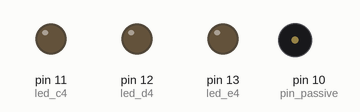
Bench run of a sketch on a simulated Arduino Uno, built with avr-gcc and run on an emulated ATmega328P. On the bench: output pins drawn as LEDs (lit = HIGH), buzzer (waves = sounding).

Above: at 0.41 s.
At 1.27 s:
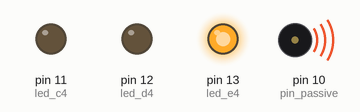
At 3.0 s:
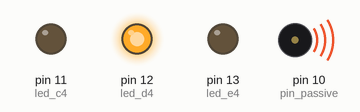
At 4.72 s:
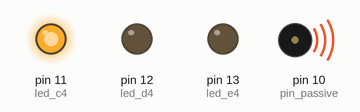
Timing chart, 0 to 5.3 s (numbered marks = the images above):
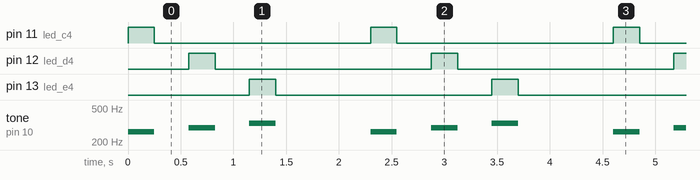

The sketch:

passive_buzzer_do-rae-mi.ino
```cpp
#define C4 262
#define C4s 277
#define D4 294
#define D4s 311
#define E4 330
#define F4 349
#define F4s 370
#define G4 392
#define G4s 415
#define A4 440
#define A4s 466
#define B4 494
#define C5 523

int pin_passive = 10;
int led_c4 = 11;
int led_d4 = 12;
int led_e4 = 13;

int melody[] = { C4, D4, E4, 0 };
int duration_s[] = { 4, 4, 4, 4 };
int led_s[] = {led_c4, led_d4, led_e4, 0 };

void setup() {
  pinMode(pin_passive, OUTPUT);
  pinMode(led_c4, OUTPUT);
  pinMode(led_d4, OUTPUT);
  pinMode(led_e4, OUTPUT);
}

void loop() {
  for(int sounds = 0; sounds < 4; sounds++){
    int Duration = 1000 / duration_s[sounds];
   tone(pin_passive, melody[sounds]);
    digitalWrite(led_s[sounds], HIGH);
    delay(Duration);
    digitalWrite(led_s[sounds], LOW);

    float pauseSound = Duration * 1.3;
    noTone(pin_passive);
    delay(pauseSound);
  }
}
```

Measured:
- by itself, pin 11 (led_c4), pin 12 (led_d4), pin 13 (led_e4): alternates HIGH for 0.25 s and LOW for 2.1 s
- by itself, tone on pin 10 (pin_passive): repeats every 2.3 s: silent 0.33 s, 294 Hz 0.25 s, silent 0.33 s, 330 Hz 0.25 s, silent 0.90 s, 262 Hz 0.25 s
